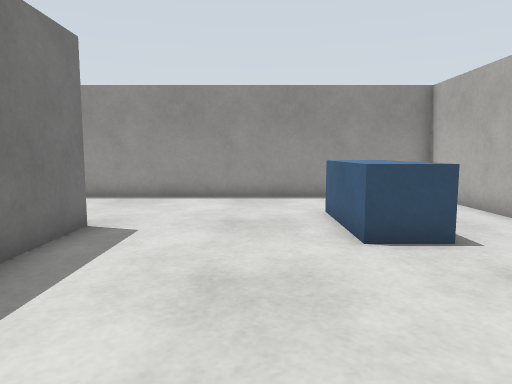
view 1 (above)

17 first-person views from a walk through a robot-simulator world made for Gazebo. The camera is 0.79 m above the floor, tilts 6° down and sees 70° across. The floor is counted in squares, 0.5 m on a side. Each view is taken from the middle of a square. On the plan, view 1 faces up. The plan holds only what a view shows up to about 16 squares ahead; the rest is blank. The place goes on beyond the plan.

view 2
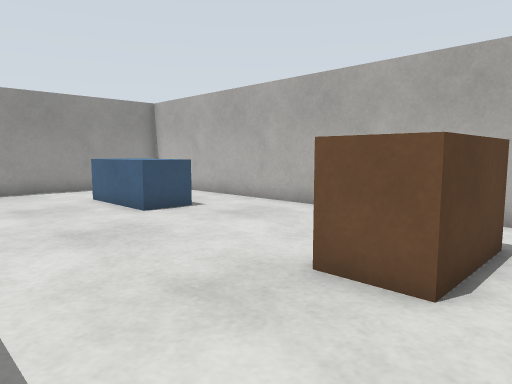

view 3
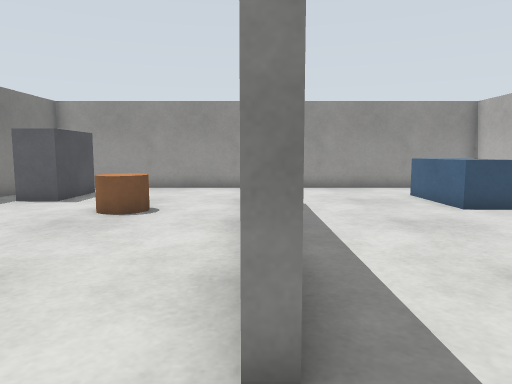

view 4
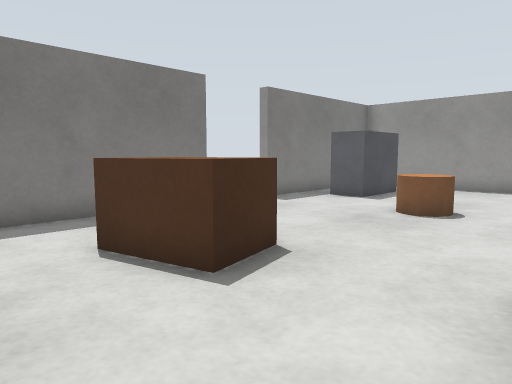

view 5
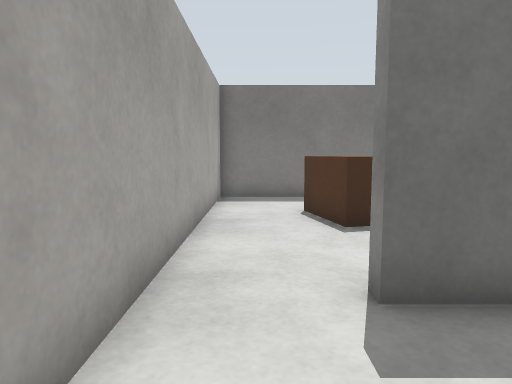

view 6
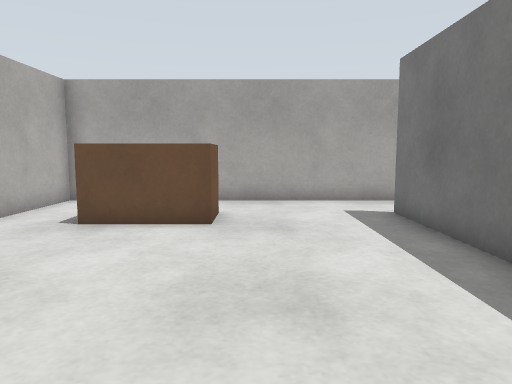

view 7
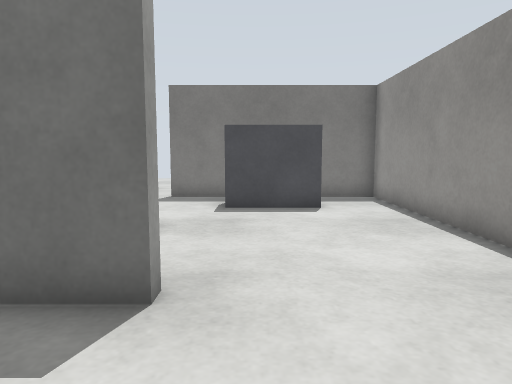

view 8
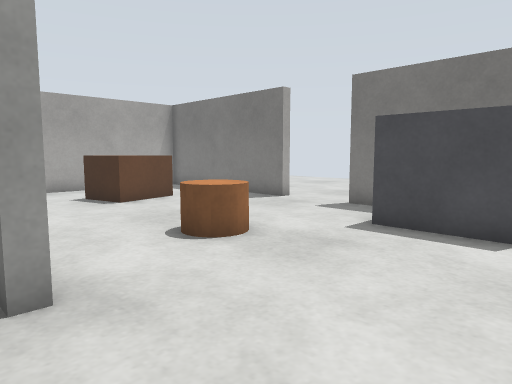

view 9
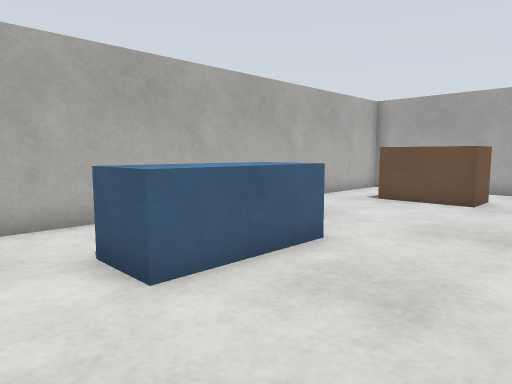

view 10
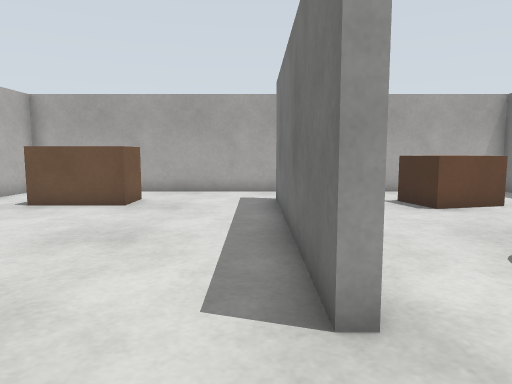

view 11
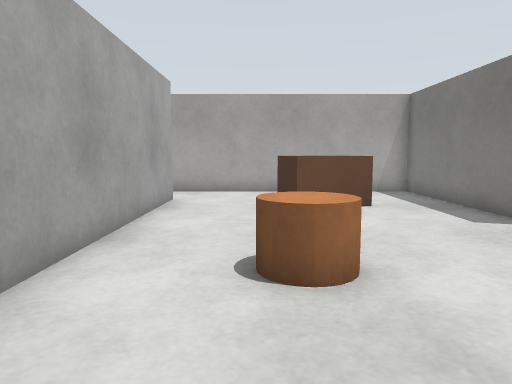

view 12
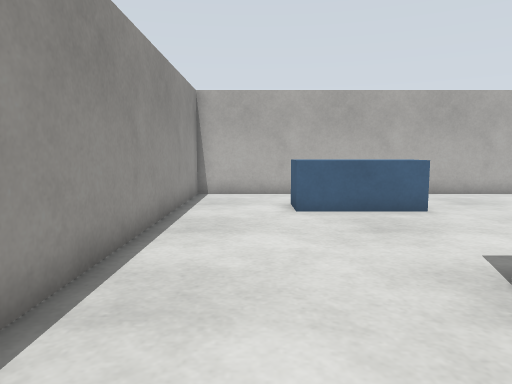

view 13
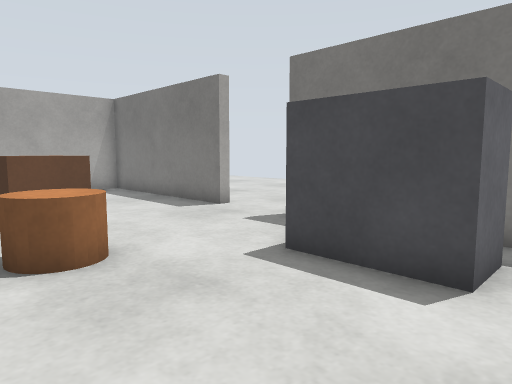

view 14
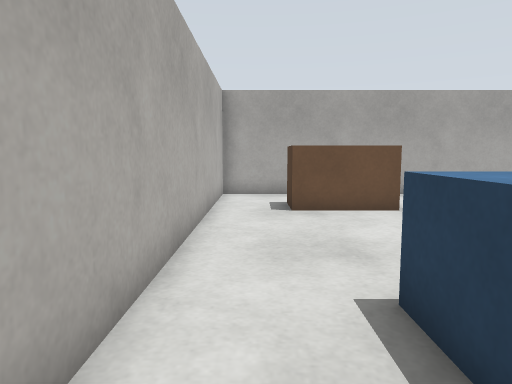

view 15
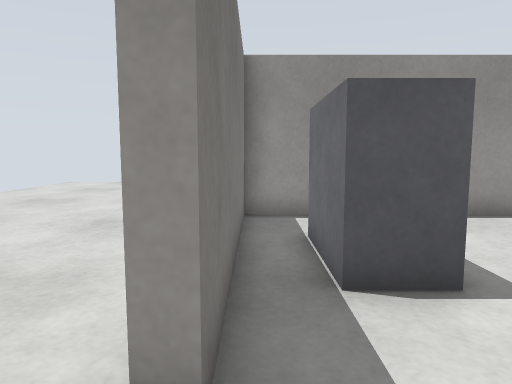

view 16
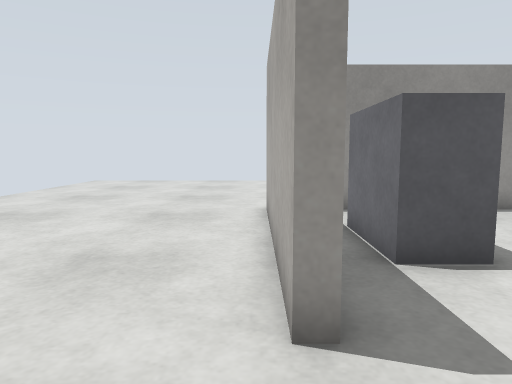

view 17
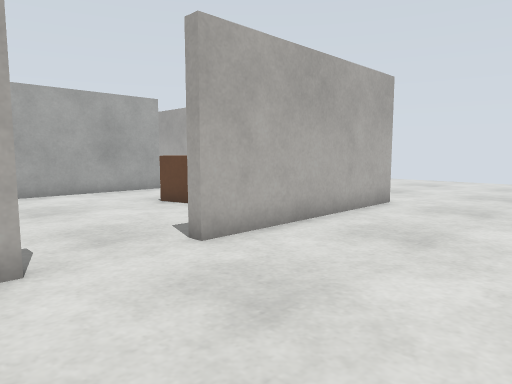

### Floor plan
Points are (right, up) in squares from view 1. A wall is a line through its corners. A room is listed if a view was taken in it or the views show most of it. See-through windows are left out.
Room 1 (views 1, 2, 3, 4, 5, 6, 7, 8, 9, 10, 11, 12, 13, 14)
walls: (-4.1, 7.9) (-3.7, 7.9) (-3.7, -1.7) (-4.1, -1.7) (-4.1, 7); (-13.3, 3.1) (-13.3, -4.3) (6.3, -4.3) (6.3, 13.3) (-13.3, 13.3) (-13.3, 5.9)
ways out: opening at (-13, 4.5) to room 2
objects: cabinet (-12, 8) to (-11, 11); brown box (-10, -1) to (-8, 0); beige cylinder (-8, 6) to (-7, 7); brown box (1, -1) to (4, 0); blue box (2, 7) to (3, 10)
Room 2 (views 15, 16, 17)
walls: (-13.7, -4.6) (-13.7, 3.1) (-13.3, 3.1); (-13.3, 5.9) (-13.7, 5.9) (-13.7, 13)
ways out: opening at (-13, 4.5) to room 1

Where each view was taken, in squares from view 1:
view 1: 0 up, 0 right, facing up
view 2: 3 down, 3 left, facing up-right
view 3: 4 down, 4 left, facing up
view 4: 4 down, 4 left, facing up-left
view 5: 3 down, 0 right, facing left
view 6: 8 up, 0 right, facing down
view 7: 9 up, 0 right, facing left
view 8: 12 up, 3 left, facing down-left
view 9: 12 up, 2 left, facing down-right
view 10: 11 up, 3 left, facing down
view 11: 11 up, 7 left, facing down
view 12: 11 up, 8 left, facing right
view 13: 12 up, 6 left, facing down-left
view 14: 10 up, 5 right, facing down
view 15: 4 up, 13 left, facing up
view 16: 3 up, 14 left, facing up
view 17: 7 up, 19 left, facing down-right
